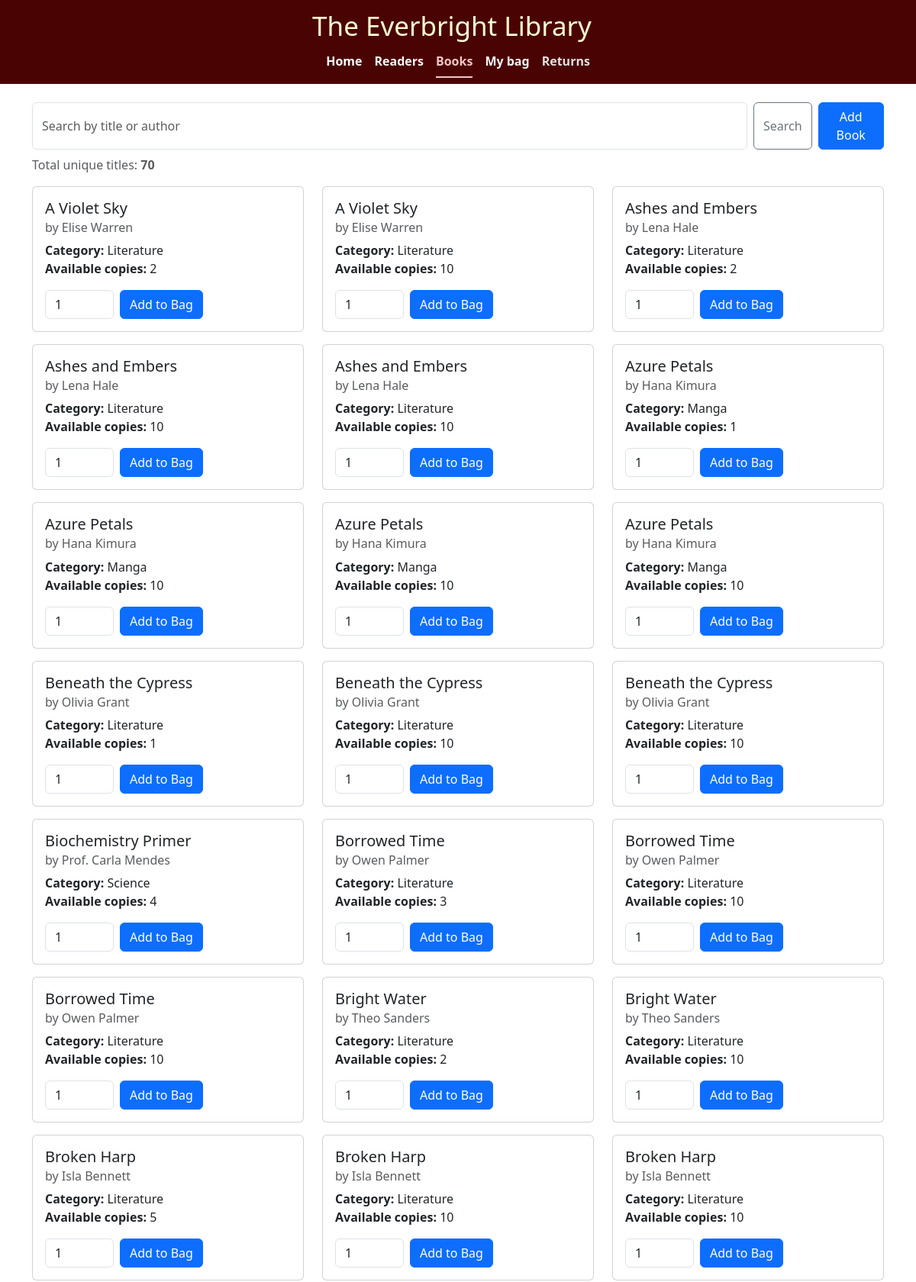
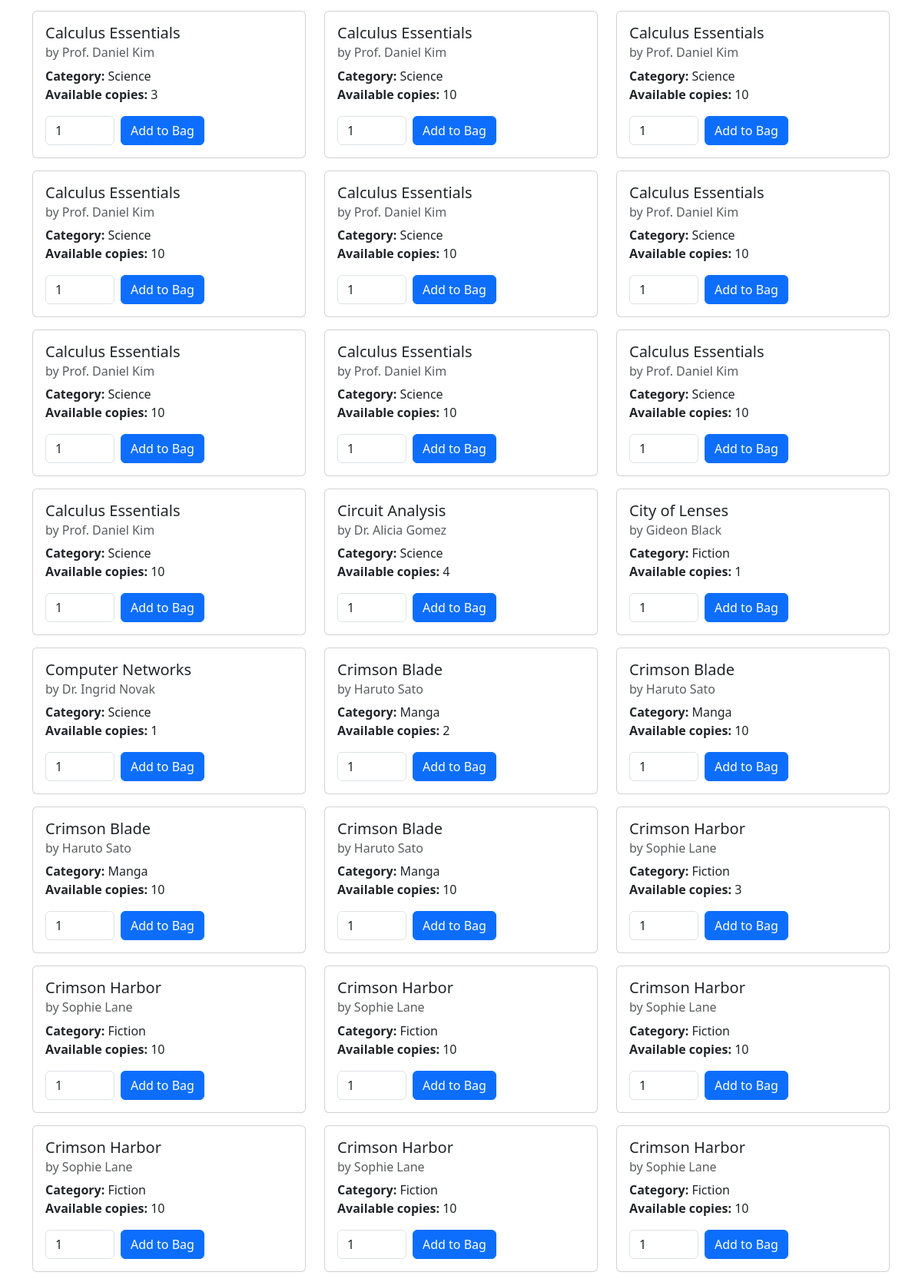
Screenshot of /Books (upper part) with the database file from the repository (2 pictures, top to bottom).
### lims_app/models.py (models this page shows, shortened)
class Book(models.Model):
  CATEGORY_CHOICES = [
    ("Fiction", "Fiction"),
    ("Manga", "Manga"),
    ("Literature", "Literature"),
    ("Science", "Science"),
    ("Others", "Others"),
  ]
  title = models.CharField(max_length=255)
  author = models.CharField(max_length=255)
  category = models.CharField(max_length=32, choices=CATEGORY_CHOICES)
  isbn = models.CharField(max_length=32, unique=True)
  copies_available = models.PositiveIntegerField(default=0)

### lims_app/views.py (the view, shortened to what this page needs)
# urls.py: path('Books', books_view, name='books_view'),
def books_view(request):
    create_error = None
    create_success = None
    query = (request.GET.get("q") or request.POST.get("q") or "").strip()
    if query:
        books = Book.objects.filter(Q(title__icontains=query) | Q(author__icontains=query)).order_by("title")
    else:
        books = Book.objects.all().order_by("title")
    total_titles = Book.objects.values("title").distinct().count()
    return render(request, "Books.html", context={
        "current_tab": "Books",
        "books": books,
        "q": query,
        "create_error": create_error,
        "create_success": create_success,
        "total_titles": total_titles,
    })

### lims_app/templates/Books.html (shortened to what this page needs)
{% extends "index.html" %}
{% load static %}
{% block main_content %}
<div class="container mt-4">
  <div class="row mb-3">
    <div class="col-12">
      <form class="d-flex" role="search" method="GET" action="/Books">
        <input class="form-control me-2" type="search" placeholder="Search by title or author" aria-label="Search" name="q" value="{{ q }}"/>
        <button class="btn btn-outline-secondary" type="submit">Search</button>
        <button type="button" class="btn btn-primary ms-2" data-bs-toggle="modal" data-bs-target="#addBookModal">Add Book</button>
      </form>
      <div class="mt-2 text-muted">Total unique titles: <strong>{{ total_titles }}</strong></div>
    </div>
  </div>
  <div class="row">
    {% for book in books %}
      <div class="col-md-6 col-lg-4 mb-3">
        <div class="card h-100">
          <div class="card-body">
            <h5 class="card-title">{{ book.title }}</h5>
            <h6 class="card-subtitle mb-2 text-muted">by {{ book.author }}</h6>
            <p class="card-text">
              <strong>Category:</strong> {{ book.category }}<br/>
              <strong>Available copies:</strong> {{ book.copies_available }}
            </p>
            <form method="POST" action="/Books" class="d-flex align-items-center">
              <input type="number" name="quantity" min="1" class="form-control" style="max-width: 90px;" value="1"/>
              <button type="submit" class="btn btn-primary ms-2" {% if book.copies_available == 0 %}disabled{% endif %}>Add to Bag</button>
            </form>
          </div>
        </div>
      </div>
    {% empty %}
      <div class="col-12">
        <p>No books found.</p>
      </div>
    {% endfor %}
  </div>
</div>
{% endblock %}

### rows the page displays
Book: title "A Violet Sky", author "Elise Warren", category "Literature", copies_available "2"
Book: title "A Violet Sky", author "Elise Warren", category "Literature", copies_available "10"
Book: title "Ashes and Embers", author "Lena Hale", category "Literature", copies_available "2"
Book: title "Ashes and Embers", author "Lena Hale", category "Literature", copies_available "10"
Book: title "Ashes and Embers", author "Lena Hale", category "Literature", copies_available "10"
Book: title "Azure Petals", author "Hana Kimura", category "Manga", copies_available "1"
Book: title "Azure Petals", author "Hana Kimura", category "Manga", copies_available "10"
Book: title "Azure Petals", author "Hana Kimura", category "Manga", copies_available "10"
Book: title "Azure Petals", author "Hana Kimura", category "Manga", copies_available "10"
Book: title "Beneath the Cypress", author "Olivia Grant", category "Literature", copies_available "1"
Book: title "Beneath the Cypress", author "Olivia Grant", category "Literature", copies_available "10"
Book: title "Beneath the Cypress", author "Olivia Grant", category "Literature", copies_available "10"
Book: title "Biochemistry Primer", author "Prof. Carla Mendes", category "Science", copies_available "4"
Book: title "Borrowed Time", author "Owen Palmer", category "Literature", copies_available "3"
Book: title "Borrowed Time", author "Owen Palmer", category "Literature", copies_available "10"
Book: title "Borrowed Time", author "Owen Palmer", category "Literature", copies_available "10"
Book: title "Bright Water", author "Theo Sanders", category "Literature", copies_available "2"
Book: title "Bright Water", author "Theo Sanders", category "Literature", copies_available "10"
Book: title "Broken Harp", author "Isla Bennett", category "Literature", copies_available "5"
Book: title "Broken Harp", author "Isla Bennett", category "Literature", copies_available "10"
Book: title "Broken Harp", author "Isla Bennett", category "Literature", copies_available "10"
Book: title "Calculus Essentials", author "Prof. Daniel Kim", category "Science", copies_available "3"
Book: title "Calculus Essentials", author "Prof. Daniel Kim", category "Science", copies_available "10"
Book: title "Calculus Essentials", author "Prof. Daniel Kim", category "Science", copies_available "10"
Book: title "Calculus Essentials", author "Prof. Daniel Kim", category "Science", copies_available "10"
Book: title "Calculus Essentials", author "Prof. Daniel Kim", category "Science", copies_available "10"
Book: title "Calculus Essentials", author "Prof. Daniel Kim", category "Science", copies_available "10"
Book: title "Calculus Essentials", author "Prof. Daniel Kim", category "Science", copies_available "10"
Book: title "Calculus Essentials", author "Prof. Daniel Kim", category "Science", copies_available "10"
Book: title "Calculus Essentials", author "Prof. Daniel Kim", category "Science", copies_available "10"
Book: title "Calculus Essentials", author "Prof. Daniel Kim", category "Science", copies_available "10"
Book: title "Circuit Analysis", author "Dr. Alicia Gomez", category "Science", copies_available "4"
Book: title "City of Lenses", author "Gideon Black", category "Fiction", copies_available "1"
Book: title "Computer Networks", author "Dr. Ingrid Novak", category "Science", copies_available "1"
Book: title "Crimson Blade", author "Haruto Sato", category "Manga", copies_available "2"
Book: title "Crimson Blade", author "Haruto Sato", category "Manga", copies_available "10"
Book: title "Crimson Blade", author "Haruto Sato", category "Manga", copies_available "10"
Book: title "Crimson Blade", author "Haruto Sato", category "Manga", copies_available "10"
Book: title "Crimson Harbor", author "Sophie Lane", category "Fiction", copies_available "3"
Book: title "Crimson Harbor", author "Sophie Lane", category "Fiction", copies_available "10"
Book: title "Crimson Harbor", author "Sophie Lane", category "Fiction", copies_available "10"
Book: title "Crimson Harbor", author "Sophie Lane", category "Fiction", copies_available "10"
Book: title "Crimson Harbor", author "Sophie Lane", category "Fiction", copies_available "10"
Book: title "Crimson Harbor", author "Sophie Lane", category "Fiction", copies_available "10"
Book: title "Crimson Harbor", author "Sophie Lane", category "Fiction", copies_available "10"

### other values shown
{{ total_titles }} "70"
